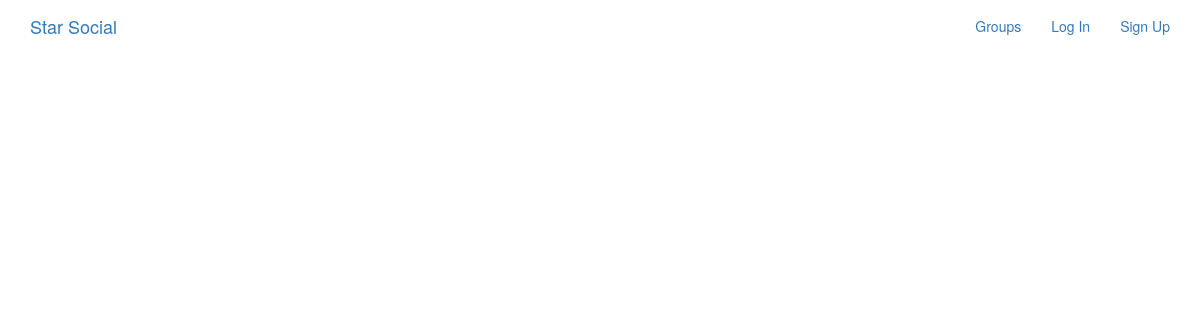
The app's page /posts/, older data.
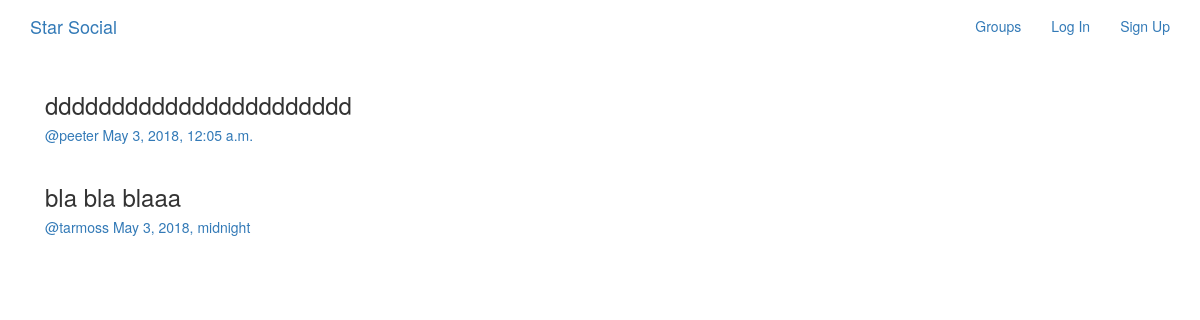
The same page, newer data.
### posts/models.py (models this page shows, shortened)
class Post(models.Model):
    user = models.ForeignKey(User,related_name='posts',on_delete=models.CASCADE)
    created_at = models.DateTimeField(auto_now=True)
    message = models.TextField()
    message_html = models.TextField(editable=False)
    group = models.ForeignKey(Group, related_name='posts',null=True,blank=True
                            ,on_delete=models.CASCADE)
    class Meta:
        ordering = ['-created_at']
        unique_together = ['user','message']

### posts/views.py (the view)
class PostList(SelectRelatedMixin,generic.ListView):
    model = models.Post
    select_related=('user','group')

### posts/templates/posts/post_list.html (shortened to what this page needs)
{% extends "posts/post_base.html" %}
{% block post_content %}
  <div class="col-md-8">
    {% for post in post_list  %}
      {% include "posts/_post.html" %}
    {% endfor %}
  </div>
{% endblock %}

### posts/templates/posts/_post.html (shortened to what this page needs)
<div class="post media">
  <h3>{{post.message_html|safe}}</h3>
  <div class="media-body">
    <h5 class='media-heading'>
    <span class="username">
      <a href="{% url 'posts:for_user' username=post.user.username %}">
        @{{post.user.username}}
      </a>
    </span>
    <time class="time">
      <a href="{% url 'posts:single' username=post.user.username pk=post.pk %}">
        {{post.created_at}}
      </a>
    </time>
    </h5>
  </div>
</div>

Row changes from the older to the newer data that the page shows:
added Post: message_html "ddddddddddddddddddddddd", user.username "peeter", created_at "May 3, 2018, 12:05 a.m."
added Post: message_html "bla bla blaaa", user.username "tarmoss", created_at "May 3, 2018, midnight"
